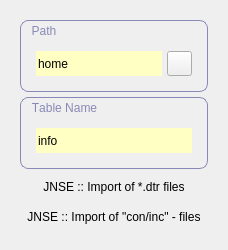
     <widget class="QWidget" name="TabPage">
      <attribute name="title">
       <string>Data Import</string>
      </attribute>
      <layout class="QVBoxLayout" name="verticalLayout_2">
       <property name="spacing">
        <number>0</number>
       </property>
       <property name="margin">
        <number>20</number>
       </property>
       <item>
        <widget class="QGroupBox" name="toolBox">
         <property name="sizePolicy">
          <sizepolicy hsizetype="Expanding" vsizetype="Minimum">
           <horstretch>0</horstretch>
           <verstretch>0</verstretch>
          </sizepolicy>
         </property>
         <property name="minimumSize">
          <size>
           <width>0</width>
           <height>0</height>
          </size>
         </property>
         <property name="maximumSize">
          <size>
           <width>16777215</width>
           <height>1040</height>
          </size>
         </property>
         <property name="baseSize">
          <size>
           <width>0</width>
           <height>0</height>
          </size>
         </property>
         <property name="font">
          <font>
           <weight>50</weight>
           <bold>false</bold>
           <underline>false</underline>
           <stylestrategy>PreferDefault</stylestrategy>
           <kerning>false</kerning>
          </font>
         </property>
         <property name="autoFillBackground">
          <bool>false</bool>
         </property>
         <property name="styleSheet">
          <string notr="true"> QGroupBox::title { 
    color: rgb(137, 137, 183);
    background-color: transparent;
    subcontrol-position: top left; /* position at the top left*/ 
    padding:4px 10px;
   border-radius: 8px;
 } 
QGroupBox {border: 1px solid rgb(137, 137, 183); border-radius: 8px;}

</string>
         </property>
         <property name="inputMethodHints">
          <set>Qt::ImhNone</set>
         </property>
         <property name="title">
          <string>Path</string>
         </property>
         <property name="flat">
          <bool>true</bool>
         </property>
         <property name="checkable">
          <bool>false</bool>
         </property>
         <property name="checked">
          <bool>false</bool>
         </property>
         <layout class="QHBoxLayout" name="horizontalLayout_19">
          <property name="spacing">
           <number>5</number>
          </property>
          <property name="leftMargin">
           <number>15</number>
          </property>
          <property name="topMargin">
           <number>30</number>
          </property>
          <property name="rightMargin">
           <number>15</number>
          </property>
          <property name="bottomMargin">
           <number>15</number>
          </property>
          <item>
           <widget class="QLineEdit" name="lineEditPathDAT">
            <property name="enabled">
             <bool>true</bool>
            </property>
            <property name="sizePolicy">
             <sizepolicy hsizetype="Minimum" vsizetype="Fixed">
              <horstretch>0</horstretch>
              <verstretch>0</verstretch>
             </sizepolicy>
            </property>
            <property name="minimumSize">
             <size>
              <width>0</width>
              <height>25</height>
             </size>
            </property>
            <property name="maximumSize">
             <size>
              <width>300000</width>
              <height>25</height>
             </size>
            </property>
            <property name="font">
             <font>
              <weight>50</weight>
              <bold>false</bold>
             </font>
            </property>
            <property name="toolTip">
             <string>Raw Data Folder</string>
            </property>
            <property name="whatsThis">
             <string>Raw Data Folder</string>
            </property>
            <property name="styleSheet">
             <string notr="true">background-color: rgb(255, 255, 195);</string>
            </property>
            <property name="text">
             <string>home</string>
            </property>
            <property name="frame">
             <bool>false</bool>
            </property>
            <property name="readOnly">
             <bool>false</bool>
            </property>
           </widget>
          </item>
          <item>
           <widget class="QToolButton" name="pushButtonDATpath">
            <property name="sizePolicy">
             <sizepolicy hsizetype="Fixed" vsizetype="Fixed">
              <horstretch>0</horstretch>
              <verstretch>0</verstretch>
             </sizepolicy>
            </property>
            <property name="minimumSize">
             <size>
              <width>25</width>
              <height>25</height>
             </size>
            </property>
            <property name="maximumSize">
             <size>
              <width>25</width>
              <height>25</height>
             </size>
            </property>
            <property name="baseSize">
             <size>
              <width>25</width>
              <height>0</height>
             </size>
            </property>
            <property name="toolTip">
             <string>Change Current Rawdata Folder</string>
            </property>
            <property name="whatsThis">
             <string>Change Current Rawdata Folder</string>
            </property>
            <property name="text">
             <string/>
            </property>
            <property name="icon">
             <iconset resource="../../icons/icons/icons.qrc">
              <normaloff>:/sans-folder.png</normaloff>:/sans-folder.png</iconset>
            </property>
            <property name="iconSize">
             <size>
              <width>14</width>
              <height>14</height>
             </size>
            </property>
           </widget>
          </item>
         </layout>
        </widget>
       </item>
       <item>
        <spacer name="verticalSpacer_3">
         <property name="orientation">
          <enum>Qt::Vertical</enum>
         </property>
         <property name="sizeType">
          <enum>QSizePolicy::Fixed</enum>
         </property>
         <property name="sizeHint" stdset="0">
          <size>
           <width>5</width>
           <height>5</height>
          </size>
         </property>
        </spacer>
       </item>
       <item>
        <widget class="QGroupBox" name="toolBox_3">
         <property name="sizePolicy">
          <sizepolicy hsizetype="Expanding" vsizetype="Minimum">
           <horstretch>0</horstretch>
           <verstretch>0</verstretch>
          </sizepolicy>
         </property>
         <property name="minimumSize">
          <size>
           <width>0</width>
           <height>0</height>
          </size>
         </property>
         <property name="maximumSize">
          <size>
           <width>16777215</width>
           <height>1040</height>
          </size>
         </property>
         <property name="baseSize">
          <size>
           <width>0</width>
           <height>0</height>
          </size>
         </property>
         <property name="font">
          <font>
           <weight>50</weight>
           <bold>false</bold>
           <underline>false</underline>
           <stylestrategy>PreferDefault</stylestrategy>
           <kerning>false</kerning>
          </font>
         </property>
         <property name="autoFillBackground">
          <bool>false</bool>
         </property>
         <property name="styleSheet">
          <string notr="true"> QGroupBox::title { 
    color: rgb(137, 137, 183);
    background-color: transparent;
    subcontrol-position: top left; /* position at the top left*/ 
    padding:4px 10px;
   border-radius: 8px;
 } 
QGroupBox {border: 1px solid rgb(137, 137, 183); border-radius: 8px;}

</string>
         </property>
         <property name="inputMethodHints">
          <set>Qt::ImhNone</set>
         </property>
         <property name="title">
          <string>Table Name</string>
         </property>
         <property name="flat">
          <bool>true</bool>
         </property>
         <property name="checkable">
          <bool>false</bool>
         </property>
         <property name="checked">
          <bool>false</bool>
         </property>
         <layout class="QVBoxLayout" name="verticalLayout_3">
          <property name="spacing">
           <number>0</number>
          </property>
          <property name="leftMargin">
           <number>15</number>
          </property>
          <property name="topMargin">
           <number>30</number>
          </property>
          <property name="rightMargin">
           <number>15</number>
          </property>
          <property name="bottomMargin">
           <number>15</number>
          </property>
          <item>
           <widget class="QLineEdit" name="lineEditFileName">
            <property name="enabled">
             <bool>true</bool>
            </property>
            <property name="minimumSize">
             <size>
              <width>0</width>
              <height>25</height>
             </size>
            </property>
            <property name="maximumSize">
             <size>
              <width>3000</width>
              <height>35</height>
             </size>
            </property>
            <property name="font">
             <font>
              <weight>50</weight>
              <bold>false</bold>
             </font>
            </property>
            <property name="toolTip">
             <string/>
            </property>
            <property name="whatsThis">
             <string/>
            </property>
            <property name="styleSheet">
             <string notr="true">background-color: rgb(255, 255, 195);</string>
            </property>
            <property name="text">
             <string>info</string>
            </property>
            <property name="frame">
             <bool>false</bool>
            </property>
            <property name="readOnly">
             <bool>false</bool>
            </property>
           </widget>
          </item>
         </layout>
        </widget>
       </item>
       <item>
        <spacer name="verticalSpacer_6">
         <property name="orientation">
          <enum>Qt::Vertical</enum>
         </property>
         <property name="sizeType">
          <enum>QSizePolicy::Fixed</enum>
         </property>
         <property name="sizeHint" stdset="0">
          <size>
           <width>5</width>
           <height>5</height>
          </size>
         </property>
        </spacer>
       </item>
       <item>
        <widget class="QToolButton" name="pushButtonMakeList">
         <property name="sizePolicy">
          <sizepolicy hsizetype="Expanding" vsizetype="Fixed">
           <horstretch>0</horstretch>
           <verstretch>0</verstretch>
          </sizepolicy>
         </property>
         <property name="minimumSize">
          <size>
           <width>25</width>
           <height>25</height>
          </size>
         </property>
         <property name="maximumSize">
          <size>
           <width>16777215</width>
           <height>35</height>
          </size>
         </property>
         <property name="baseSize">
          <size>
           <width>0</width>
           <height>0</height>
          </size>
         </property>
         <property name="layoutDirection">
          <enum>Qt::LeftToRight</enum>
         </property>
         <property name="autoFillBackground">
          <bool>false</bool>
         </property>
         <property name="text">
          <string>JNSE :: Import of *.dtr files</string>
         </property>
         <property name="icon">
          <iconset resource="../../icons/icons/icons.qrc">
           <normaloff>:/sans-file.png</normaloff>:/sans-file.png</iconset>
         </property>
         <property name="iconSize">
          <size>
           <width>14</width>
           <height>14</height>
          </size>
         </property>
         <property name="toolButtonStyle">
          <enum>Qt::ToolButtonTextBesideIcon</enum>
         </property>
         <property name="autoRaise">
          <bool>true</bool>
         </property>
        </widget>
       </item>
       <item>
        <spacer name="verticalSpacer_5">
         <property name="orientation">
          <enum>Qt::Vertical</enum>
         </property>
         <property name="sizeType">
          <enum>QSizePolicy::Fixed</enum>
         </property>
         <property name="sizeHint" stdset="0">
          <size>
           <width>5</width>
           <height>5</height>
          </size>
         </property>
        </spacer>
       </item>
       <item>
        <widget class="QToolButton" name="pushButtonCOHINCOH">
         <property name="sizePolicy">
          <sizepolicy hsizetype="Expanding" vsizetype="Fixed">
           <horstretch>0</horstretch>
           <verstretch>0</verstretch>
          </sizepolicy>
         </property>
         <property name="minimumSize">
          <size>
           <width>25</width>
           <height>25</height>
          </size>
         </property>
         <property name="maximumSize">
          <size>
           <width>16777215</width>
           <height>35</height>
          </size>
         </property>
         <property name="baseSize">
          <size>
           <width>0</width>
           <height>0</height>
          </size>
         </property>
         <property name="layoutDirection">
          <enum>Qt::LeftToRight</enum>
         </property>
         <property name="autoFillBackground">
          <bool>false</bool>
         </property>
         <property name="text">
          <string>JNSE :: Import of &quot;con/inc&quot; - files</string>
         </property>
         <property name="icon">
          <iconset resource="../../icons/icons/icons.qrc">
           <normaloff>:/sans-file.png</normaloff>:/sans-file.png</iconset>
         </property>
         <property name="iconSize">
          <size>
           <width>14</width>
           <height>14</height>
          </size>
         </property>
         <property name="toolButtonStyle">
          <enum>Qt::ToolButtonTextBesideIcon</enum>
         </property>
         <property name="autoRaise">
          <bool>true</bool>
         </property>
        </widget>
       </item>
       <item>
        <spacer name="spacer45">
         <property name="orientation">
          <enum>Qt::Vertical</enum>
         </property>
         <property name="sizeType">
          <enum>QSizePolicy::Expanding</enum>
         </property>
         <property name="sizeHint" stdset="0">
          <size>
           <width>5</width>
           <height>1</height>
          </size>
         </property>
        </spacer>
       </item>
      </layout>
     </widget>
